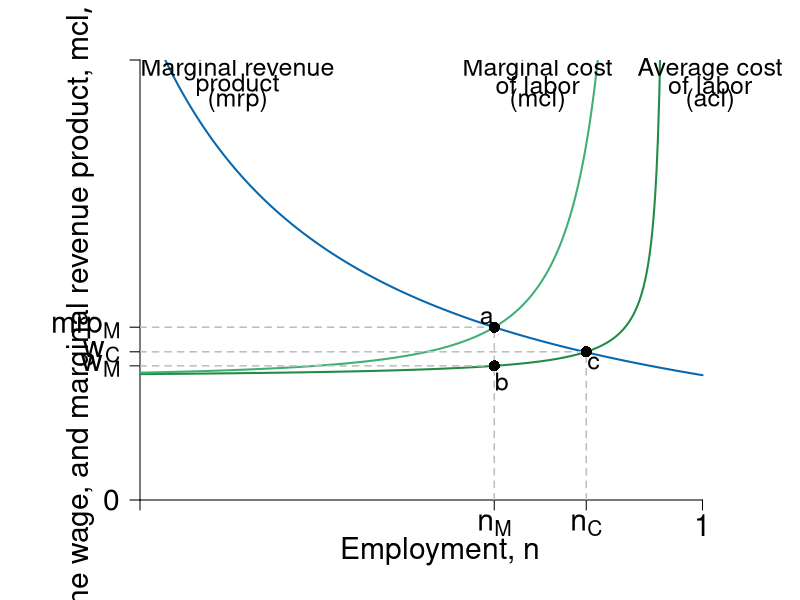
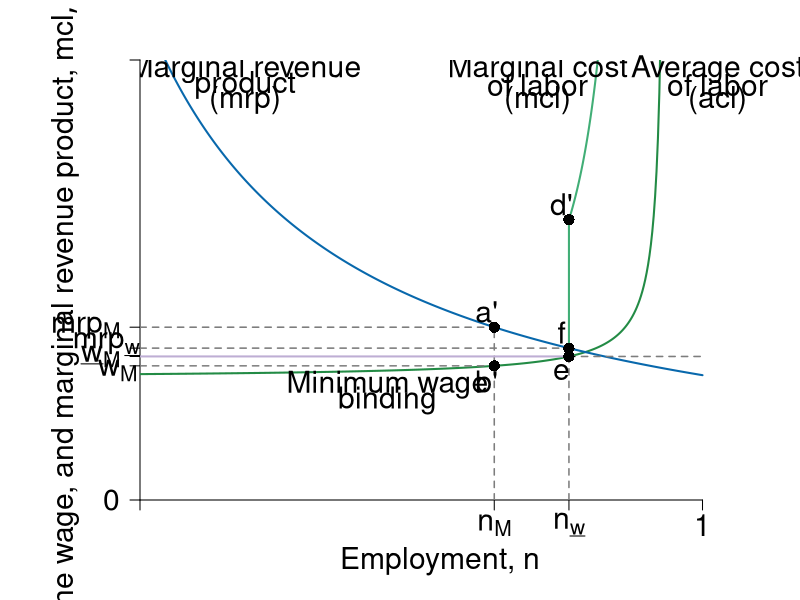
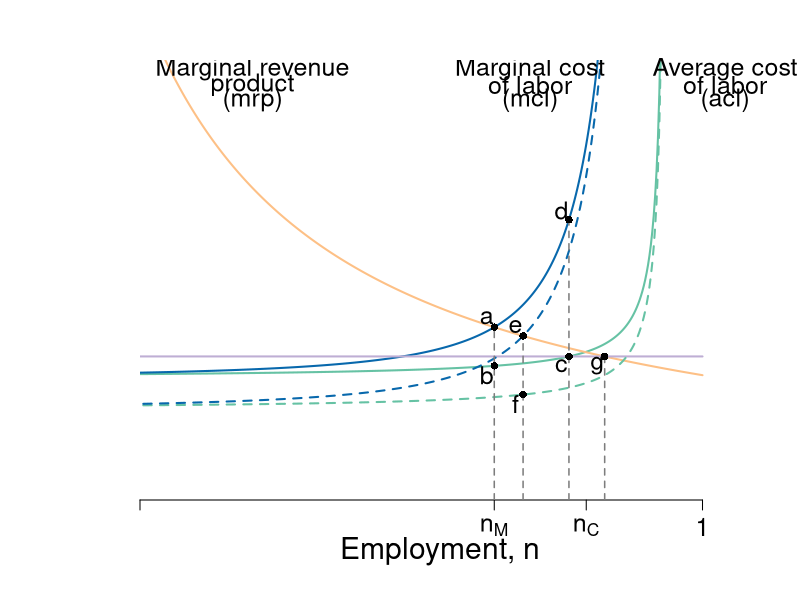

R code for these plots, in order:
require(shape, rootSolve)

#define functions
Delta <- function(n,v=0.05){
  1-v*n / (1-n)
}

ACL <- function(n, a = 1, tau = 0.5, v = 0.05, b = 2, s = 0) {
  a / ( tau * Delta(n,v) ) + b - s
}


MCL <- function(n,a=1,tau = 0.5 , v = 0.05, b = 2, s= 0) {
  d_Delta <- function(n,v= 0.05){
    -v/(1-n)^2
  }
  d_ACL <- function(n,a=1,tau = 0.5 , v = 0.05, b = 2, s= 0){
    - a*d_Delta(n,v) / (tau * Delta(n,v)^2)
  }
  ACL(n,a,tau,v,b,s) + n * d_ACL(n, a,tau, v, b, s)
}

MRP<-function(n){
  4/n
}
# solve the level of employment in different setting.
employment <- function(a=1,tau = 0.5 , v = 0.05, b = 2, s = 0, min = FALSE){
  ## return the employment level
  ## The four cases: 
  ## No EITC, no min wage:  employment()
  ## No EITC, min = 4.6: employment(min =  4.6)
  ## EITC, no min wage: employment(s=1)
  ## EITC, min = 4.6: employment(min = 4.6, s = 1)
  nmax <- 1/(1+v)-0.001
  if (min == FALSE){
    n <- uniroot(MRP_eq_MCL(n,a,tau,v,b,s),c(0.0001,nmax))$root
  } else{
    n1 <- uniroot(MRP_eq_min(n, min),c(0.0001,nmax))$root
    n2 <- uniroot(ACL_eq_min(n, a, tau, v, b, s, min),c(0.0001,nmax))$root
    n <- min(n1,n2)
  }
  return(n)
}

MRP_eq_MCL <- function(n,a=1,tau = 0.5 , v = 0.05, b = 2, s = 0){
  equation <- function(n){
    MRP(n) - MCL(n,a,tau,v, b, s)
  }
}
ACL_eq_min <- function(n, a = 1, tau = 0.5, v = 0.05, b = 2, s = 0, min = 4.6){
  equation<-function(n){
    ACL(n,a,tau,v,b,s)-min
  }
}
MRP_eq_min <- function(n,min=4.6){
  equation <- function(n){
    MRP(n) - min
  }
}
Min <- function(n, min = 4.6){
  min*n/n
}

#Set parameters for graphics
axislabelsize <- 1.8
labelsize <- 1.5
namesize <- 1.8
annotatesize <- 1.5
graphlinewidth <- 2
segmentlinewidth <- 1.5

COL <- c("#7fc97f", "#beaed4", "#fdc086", "#ffff99", "#386cb0", "#f0027f", "#bf5b17", "#666666")
COLA <- c("#e0f3db", "#99d8c9","#66c2a4","#41ae76", "#238b45", "#005824")
COLB <- c("#4eb3d3", "#2b8cbe", "#0868ac","#084081")
grays <- gray.colors(25, start = 1, end = 0)


ylims <- c(0, 14.1)
xlims <- c(0.25, 1.05)
npts <- 501
x <- seq(xlims[1], xlims[2], length.out = npts)
y <- seq(ylims[1], ylims[2], length.out = npts) 

# ----
# first plot: competitive vs monopsony
pdf(file = "employment/monopsony_minwage1.pdf", width = 12, height = 10)
par(mar =  c(5, 7, 3, 3))

#Notice the plot starts at x = 0.2 not 0
plot(xlims[1], 0, xlim = xlims, ylim = ylims, type = "n",
     xlab = expression(paste("")),
     ylab = expression(paste("")), 
     xaxt = "n", 
     yaxt = "n", 
     cex.lab = axislabelsize, 
     bty = "n", 
     xaxs="i", 
     yaxs="i"
)

# ticksx <- seq(from = 0, to = xlims[2], by = 0.2)
# xlabels <- seq(from = 0, to = xlims[2], by = 0.2)
# ticksy <- seq(from = 0, to = ylims[2], by = 2)
# ylabels <- seq(from = 0, to = ylims[2], by = 2)

ticksx <- c(xlims[1], employment(), 0.845, 1)
xlabels <- c(NA, expression(paste(n[M])), expression(paste(n[C])), 1)
ticksy <- c(ylims[1], ACL(employment()), ACL(0.845), MCL(employment()), ylims[2])
ylabels <- c(0, expression(paste(w[M])), expression(paste(w[C])), expression(paste("mrp"["M"])), NA)

axis(1, at = ticksx, pos = 0, labels = xlabels, cex.axis = axislabelsize)
axis(2, at = ticksy, pos = xlims[1], labels = ylabels, las = 1, cex.axis = axislabelsize)

npts <- 500 
xx1 <- seq(0.01, 0.95, length.out = npts)
xx2 <- seq(0, 1, length.out = 600)

#Draw the graphs
lines(xx1, ACL(xx1), col = COLA[5], lwd  = graphlinewidth)
lines(xx1, MCL(xx1), col = COLA[4], lwd = graphlinewidth)
lines(xx2, MRP(xx2), col = COLB[3], lwd = graphlinewidth)
#lines(xx2, Min(xx2, 4), col = COL[2],lwd = graphlinewidth)
#lines(xx1, Min(xx1), col = COL[6], lwd = graphlinewidth)
# with s=1
## lines(xx1, ACL(xx1, s = 1), col = COLA[3], lwd = graphlinewidth, lty= 3)
## lines(xx1, MCL(xx1, s = 1), col = COLB[1], lwd = graphlinewidth,lty = 3)

#Axis labels
mtext(expression(paste("Employment, ", n)), side = 1, line = 2.5, cex = axislabelsize)
text(0.17, 0.5*ylims[2], expression(paste("Costs, the wage, and marginal revenue product, ", list(mcl, acl, w, mrp) )), xpd = TRUE, cex = axislabelsize, srt = 90) 


#add segments
segments(0, ACL(employment()), employment(), ACL(employment()), lty = 2, col = "gray", lwd = segmentlinewidth)
segments(employment(), 0, employment(), MRP(employment()), lty = 2, col = "gray", lwd = segmentlinewidth)

segments(0, ACL(0.845), 0.845, ACL(0.845), lty = 2, col = "gray", lwd = segmentlinewidth)
segments(0.845, 0, 0.845, ACL(0.845), lty = 2, col = "gray", lwd = segmentlinewidth)

segments(0, MCL(employment()), employment(), MCL(employment()), lty = 2, col = "gray", lwd = segmentlinewidth)
## add points

points(employment(), ACL(employment()), pch = 16, col = "black", cex = 1.5)
points(employment(), MRP(employment()), pch = 16, col = "black", cex = 1.5)
points(0.845, ACL(0.845), pch = 16, col = "black", cex = 1.5)

# label points
text(employment() + 0.01, ACL(employment()) - 0.5 , "b", cex = labelsize)
text(employment() - 0.01, MCL(employment()) + 0.3 , "a", cex = labelsize)
text(0.845 + 0.01, ACL(0.85) - 0.4, "c", cex = labelsize)


# add labels to graphs
#text(1.03, 14.3, "Monopsony", cex = axislabelsize, xpd = TRUE)
text(1.01, 13.8, "Average cost", cex = labelsize, xpd = TRUE)
text(1.01, 13.3, "of labor", cex = labelsize, xpd = TRUE)
text(1.01, 12.8, "(acl)", cex = labelsize, xpd = TRUE)

#text(0.77, 14.3, "Monopsony", cex = axislabelsize, xpd = TRUE)
text(0.78, 13.8, "Marginal cost", cex = labelsize)
text(0.78, 13.3, "of labor", cex = labelsize)
text(0.78, 12.8, "(mcl)", cex = labelsize)

text(0.38, 13.8, "Marginal revenue", cex = labelsize)
text(0.38, 13.3, "product", cex = labelsize)
text(0.38, 12.8, "(mrp)", cex = labelsize)

#text(0.58, ACL(0.85) - 1.1, "Minimum wage", cex = axislabelsize)
#text(0.58, ACL(0.85) - 1.6, "not binding", cex = axislabelsize)

# text(0.85, 3.7, "Competitive", cex = axislabelsize)
# text(0.85, 3.2, "Marginal cost", cex = axislabelsize)
# text(0.85, 2.7, "of labor", cex = axislabelsize)
# text(0.85, 2.2, expression(paste( (mcl[C]) )), cex = axislabelsize)



dev.off()
# ----
# second plot:  monopsony and minwage
pdf(file = "employment/monopsony_minwage2.pdf", width = 12, height = 10)
par(mar =  c(5, 7, 3, 3))


plot(xlims[1], 0, xlim = xlims, ylim = ylims, type = "n",
     xlab = expression(paste("")),
     ylab = expression(paste("")), 
     xaxt = "n", 
     yaxt = "n", 
     cex.lab = axislabelsize, 
     bty = "n", 
     xaxs = "i", 
     yaxs = "i"
)

ticksx2 <- c(xlims[1], employment(), employment(min = 4.6), 1)
xlabels2 <- c(NA, expression(paste(n[M])), expression(paste(n[underline("w")])), 1)
ticksy2 <- c(ylims[1], ACL(employment()), ACL(employment(min = 4.6)), MRP(employment(min = 4.6)), MCL(employment()), ylims[2])
ylabels2 <- c(0, NA, expression(paste(underline("w")["M"])), NA, expression(paste("mrp"["M"])), NA)


text(0.22, ACL(employment()) - 0.15, expression(paste("w"["M"])), xpd = TRUE, cex = axislabelsize) 
text(0.205, MRP(employment(min = 4.6)) + 0.15, expression(paste("mrp"[underline("w")])), xpd = TRUE, cex = axislabelsize) 


#Axis Lines
axis(1, at = ticksx2, pos = 0, labels = xlabels2, las = 1, cex.axis = axislabelsize)
#axis(2, at = ticksy, pos = 0, labels = ylabels, las = 1)
axis(2, at = ticksy2, pos = xlims[1], labels = ylabels2, las = 1, cex.axis = axislabelsize)


xx3 <- seq(employment(min = 4.6), 0.95, length.out = npts)

#Draw the graphs
lines(xx1, ACL(xx1), col = COLA[5], lwd  = graphlinewidth)
lines(xx3, MCL(xx3), col = COLA[4], lwd = graphlinewidth)
lines(xx2, MRP(xx2), col = COLB[3], lwd = graphlinewidth)
# lines(xx2, Min(xx2), col = COL[2],lwd = graphlinewidth)

#Axis labels
mtext(expression(paste("Employment, ", n)), side = 1, line = 3, cex = axislabelsize)
# text(-0.1, 0.5*ylims[2], expression(paste("Marginal revenue and marginal cost, ", list(mrp, mcl) )), xpd = TRUE, cex = axislabelsize, srt = 90) 
text(0.15, 0.5*ylims[2], expression(paste("Costs, the wage, and marginal revenue product, ", list(mcl, acl, w, mrp) )), xpd = TRUE, cex = axislabelsize, srt = 90) 

#add segments
segments(employment(), 0, employment(), MRP(employment()), lty = 2, col = grays[20], lwd = segmentlinewidth)
segments(employment(min = 4.6), 0, employment(min =  4.6), MCL(employment(min = 4.6)), lty = 2, col = grays[20], lwd = segmentlinewidth)
segments(0, MCL(employment()), employment(), MCL(employment()), lty = 2, col = grays[20], lwd = segmentlinewidth)
segments(0, MRP(employment(min = 4.6)), employment(min = 4.6), MRP(employment(min = 4.6)), lty = 2, col = grays[20], lwd = segmentlinewidth)
segments(0, ACL(employment()), employment(), ACL(employment()), lty = 2, col = grays[20], lwd = segmentlinewidth)
segments(employment(min = 4.6), ACL(employment(min = 4.6)), employment(min = 4.6), MCL(employment(min =  4.6)), lty = 1, col = COLA[4], lwd = graphlinewidth)

segments(0, ACL(employment(min = 4.6)), employment(min = 4.6), ACL(employment(min = 4.6)), col = COL[2],lwd = graphlinewidth)
segments(employment(min = 4.6), ACL(employment(min = 4.6)), 1, ACL(employment(min = 4.6)), lty = 2, col = grays[20], lwd = segmentlinewidth)


# add points
points(employment(), ACL(employment()), pch = 16, col = "black", cex = 1.5)
points(employment(), MRP(employment()), pch = 16, col = "black", cex = 1.5)
points(employment(min=4.6), MCL(employment(min=4.6)), pch = 16, col = "black", cex = 1.5)
points(employment(min=4.6), Min(employment(min=4.6)), pch = 16, col = "black", cex = 1.5)
points(employment(min = 4.6), MRP(employment(min = 4.6)), pch = 16, col = "black", cex = 1.5)

# add labels
text(1.02, 13.8, "Average cost", cex = axislabelsize, xpd = TRUE)
text(1.02, 13.3, "of labor", cex = axislabelsize, xpd = TRUE)
text(1.02, 12.8, "(acl)", cex = axislabelsize, xpd = TRUE)

text(0.78, 13.8, "Marginal cost", cex = axislabelsize)
text(0.78, 13.3, "of labor", cex = axislabelsize)
text(0.78, 12.8, "(mcl)", cex = axislabelsize)

text(0.39, 13.8, "Marginal revenue", cex = axislabelsize)
text(0.39, 13.3, "product", cex = axislabelsize)
text(0.39, 12.8, "(mrp)", cex = axislabelsize)

text(employment()-0.01,ACL(employment())-0.5 , "b'", cex = axislabelsize)
text(employment()-0.01,MCL(employment())+0.5 , "a'", cex = axislabelsize)
text(employment(min = 4.6)-0.01,ACL(employment(min = 4.6))-0.5 , "e", cex = axislabelsize)
text(employment(min = 4.6)-0.01,MCL(employment(min =  4.6))+0.5 , "d'", cex = axislabelsize)
text(employment(min = 4.6)-0.01, MRP(employment(min = 4.6))+0.5, "f", cex = axislabelsize)

text(0.58, ACL(0.85) - 1.1, "Minimum wage", cex = axislabelsize)
text(0.58, ACL(0.85) - 1.6, "binding", cex = axislabelsize)

dev.off()
# ----
# third plot:  monopsony, minwage and EITC
pdf(file = "employment/monopsony_minwage3.pdf", width = 15, height = 12)
par(mar =  c(5, 7, 3, 3))

plot(0, 0, xlim = xlims, ylim = ylims, type = "n",
     xlab = expression(paste("")),
     ylab = expression(paste("")), 
     xaxt = "n", 
     yaxt = "n", 
     cex.lab = axislabelsize, 
     bty = "n", 
     xaxs="i", 
     yaxs="i"
)


axis(1, at = ticksx, pos = 0, labels = xlabels, cex.axis = labelsize)
axis(2, at = ticksy, pos = 0, labels = ylabels, las = 1,cex.axis = labelsize)

#Draw the graphs
lines(xx1, ACL(xx1), col = COLA[3], lwd  = graphlinewidth)
lines(xx1, MCL(xx1), col = COLB[3], lwd = graphlinewidth)
lines(xx2, MRP(xx2), col = COL[3], lwd = graphlinewidth)
lines(xx2,Min(xx2), col = COL[2],lwd = graphlinewidth)
# with s=1
lines(xx1, ACL(xx1, s = 1), col = COLA[3], lwd = graphlinewidth, lty= 2)
lines(xx1, MCL(xx1, s = 1), col = COLB[3], lwd = graphlinewidth,lty = 2)

#Axis labels
mtext(expression(paste("Employment, ", n)), side = 1, line = 2.5, cex = axislabelsize)
text(-0.1, 0.5*ylims[2], expression(paste("Marginal cost, average cost, and marginal revenue product, ", list(mcl, acl, mrp) )), xpd = TRUE, cex = axislabelsize, srt = 90) 


#add segments
segments(employment(), 0, employment(), MRP(employment()), lty = 2, col = grays[20], lwd = segmentlinewidth)
segments(employment(min = 4.6), 0, employment(min =  4.6), MCL(employment(min = 4.6)), lty = 2, col = grays[20], lwd = segmentlinewidth)
segments(employment(min = 4.6, s=1), 0, employment(min =  4.6, s=1), MRP(employment(min = 4.6, s= 1)), lty = 2, col = grays[20], lwd = segmentlinewidth)
segments(employment(s=1), 0, employment(s=1), MRP(employment(s= 1)), lty = 2, col = grays[20], lwd = segmentlinewidth)
## add points

points(employment(), ACL(employment()), pch = 16, col = "black", cex = 1)
points(employment(), MRP(employment()), pch = 16, col = "black", cex = 1)
points(employment(min=4.6), MCL(employment(min=4.6)), pch = 16, col = "black", cex = 1)
points(employment(min=4.6), Min(employment(min=4.6)), pch = 16, col = "black", cex = 1)
#with s=1
points(employment(s=1), ACL(s=1,employment(s=1)), pch = 16, col = "black", cex = 1)
points(employment(s=1), MRP(employment(s=1)), pch = 16, col = "black", cex = 1)
points(employment(min=4.6,s=1), MCL(s=1,employment(min=4.6,s=1)), pch = 16, col = "black", cex = 1)
points(employment(min=4.6,s=1), Min(employment(min=4.6,s=1)), pch = 16, col = "black", cex = 1)

# add labels
text(1.03, 13.8, "Average cost", cex = labelsize, xpd = TRUE)
text(1.03, 13.3, "of labor", cex = labelsize, xpd = TRUE)
text(1.03, 12.8, "(acl)", cex = labelsize, xpd = TRUE)

text(0.77, 13.8, "Marginal cost", cex = labelsize)
text(0.77, 13.3, "of labor", cex = labelsize)
text(0.77, 12.8, "(mcl)", cex = labelsize)

text(0.4, 13.8, "Marginal revenue", cex = labelsize)
text(0.4, 13.3, "product", cex = labelsize)
text(0.4, 12.8, "(mrp)", cex = labelsize)

text(employment()-0.01,ACL(employment())-0.3 , "b", cex = labelsize)
text(employment()-0.01,MCL(employment())+0.3 , "a", cex = labelsize)
text(employment(min = 4.6)-0.01,ACL(employment(min = 4.6))-0.3 , "c", cex = labelsize)
text(employment(min = 4.6)-0.01,MCL(employment(min =  4.6))+0.3 , "d", cex = labelsize)
text(employment(s=1)-0.01,ACL(s=1,employment(s=1))-0.3 , "f", cex = labelsize)
text(employment(s=1)-0.01,MCL(employment(s=1),s=1)+0.3 , "e", cex = labelsize)
text(employment(s=1, min = 4.6)-0.01,4.6-0.3 , "g", cex = labelsize)
dev.off()
